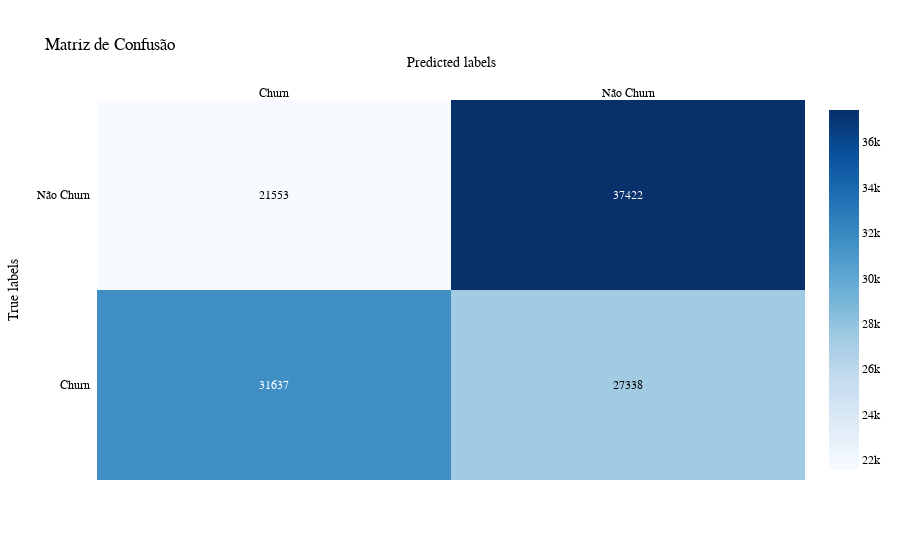

The cell this chart's notebook holds for it:
### Code cell
conf_matrix = confusion_matrix(y_train, y_pred_train)

# Definindo  nomes de classes
class_names = ['Churn', 'Não Churn']

# Plotando a matriz de confusão com Plotly
fig = ff.create_annotated_heatmap(
    z=conf_matrix,
    x=class_names,
    y=class_names,
    colorscale='Blues',
    showscale=True
)
fig.update_layout(
    title='Matriz de Confusão',
    xaxis_title='Predicted labels',
    yaxis_title='True labels',
    font=dict(
        family='Arial',
        size=12,
        color='black'
    )
)

### Figure 1 — Plotly figure (JSON) as saved in the notebook; plotly's stock layout.template omitted (floating-point values rounded to 4 significant figures)
{"data": [{"colorscale": [[0, "rgb(247,251,255)"], [0.125, "rgb(222,235,247)"], [0.25, "rgb(198,219,239)"], [0.375, "rgb(158,202,225)"], [0.5, "rgb(107,174,214)"], [0.625, "rgb(66,146,198)"], [0.75, "rgb(33,113,181)"], [0.875, "rgb(8,81,156)"], [1, "rgb(8,48,107)"]], "reversescale": false, "showscale": true, "type": "heatmap", "x": ["Churn", "Não Churn"], "y": ["Churn", "Não Churn"], "z": [[31637, 27338], [21553, 37422]]}], "layout": {"annotations": [{"font": {"color": "#FFFFFF"}, "showarrow": false, "text": "31637", "x": "Churn", "xref": "x", "y": "Churn", "yref": "y"}, {"font": {"color": "#000000"}, "showarrow": false, "text": "27338", "x": "Não Churn", "xref": "x", "y": "Churn", "yref": "y"}, {"font": {"color": "#000000"}, "showarrow": false, "text": "21553", "x": "Churn", "xref": "x", "y": "Não Churn", "yref": "y"}, {"font": {"color": "#FFFFFF"}, "showarrow": false, "text": "37422", "x": "Não Churn", "xref": "x", "y": "Não Churn", "yref": "y"}], "font": {"color": "black", "family": "Arial", "size": 12}, "title": {"text": "Matriz de Confusão"}, "xaxis": {"dtick": 1, "gridcolor": "rgb(0, 0, 0)", "side": "top", "ticks": "", "title": {"text": "Predicted labels"}}, "yaxis": {"dtick": 1, "ticks": "", "ticksuffix": "  ", "title": {"text": "True labels"}}}}
